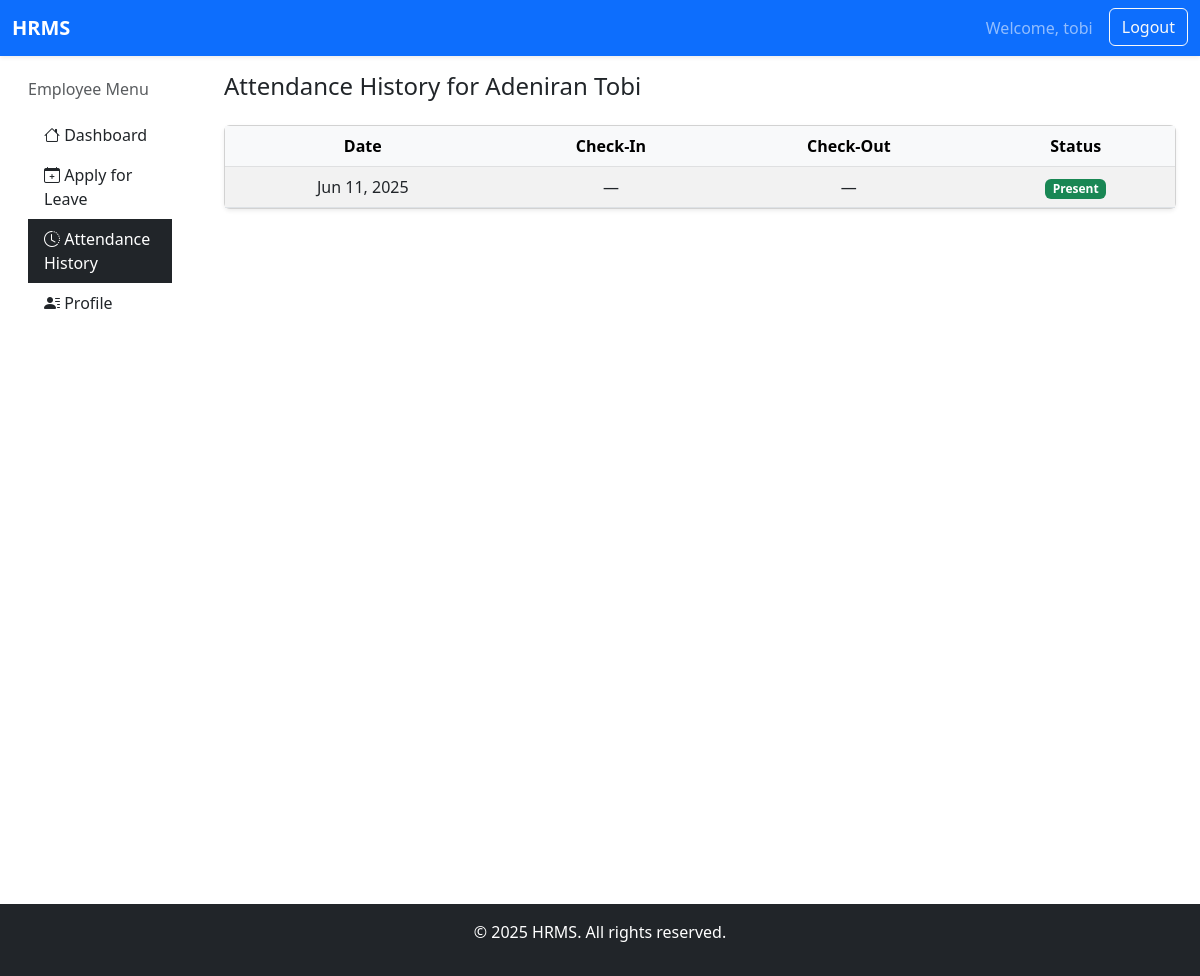
The app's page /attendance/ (signed in), older data.
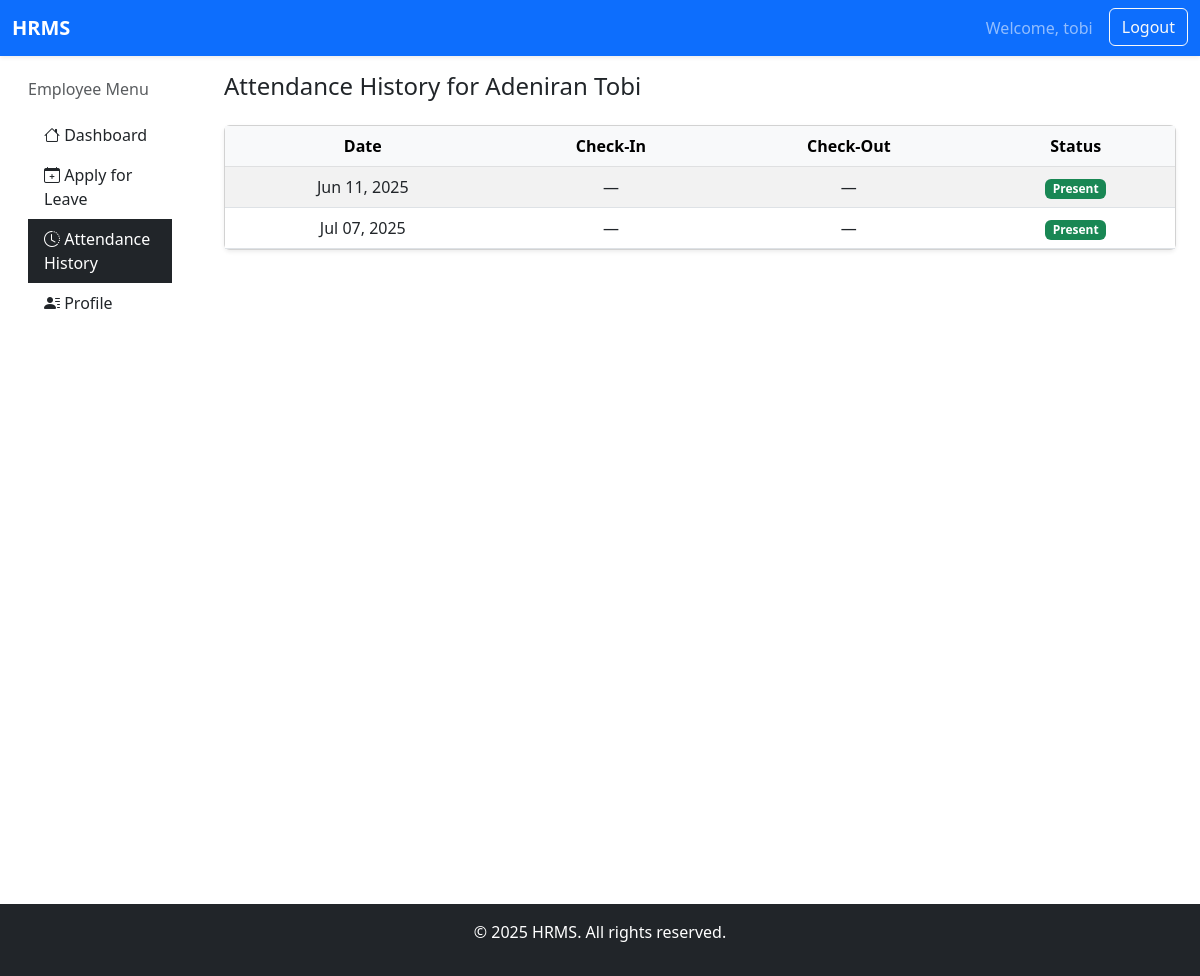
The same page, newer data.
### core/models.py (models this page shows, shortened)
class Attendance(models.Model):
    STATUS_CHOICES = [
        ('Present', 'Present'),
        ('Absent', 'Absent'),
    ]
    employee = models.ForeignKey(User, on_delete=models.CASCADE)
    date = models.DateField()
    status = models.CharField(max_length=10, choices=STATUS_CHOICES)
    class Meta:
        unique_together = ('employee', 'date')

### core/views.py (the view)
# urls.py: path('attendance/', views.my_attendance, name='attendance'),
@login_required
def my_attendance(request):
    employee = get_object_or_404(Employee, user=request.user)
    attendance_list = Attendance.objects.filter(employee=request.user)
    context = {"employee": employee, "attendance_list": attendance_list}
    return render(
        request,
        "core/attendance.html", context
    )

### templates/core/attendance.html (shortened to what this page needs)
{% extends "core/base.html" %}
{% block brand_link %}
<a class="navbar-brand" href="{% url 'hr_dashboard' %}"><b>HRMS</b></a>
{% endblock %}
{% block content %}
{% include "core/emp_sidebar.html" %}
<main class="col-md-9 ms-sm-auto col-lg-10 px-md-4 mt-3">
  <h4 class="mb-4">Attendance History for {{ employee.user.get_full_name }}</h4>
  <div class="card shadow-sm">
    <div class="card-body p-0">
      <div class="table-responsive">
        <table class="table table-striped table-hover mb-0 align-middle">
          <thead class="table-light text-center">
            <tr>
              <th>Date</th>
              <th>Check‑In</th>
              <th>Check‑Out</th>
              <th>Status</th>
            </tr>
          </thead>
          <tbody>
            {% for record in attendance_list %}
              <tr class="text-center">
                <td>{{ record.date|date:"M d, Y" }}</td>
                <td>{{ record.check_in|default:"—" }}</td>
                <td>{{ record.check_out|default:"—" }}</td>
                <td>
                  <span class="badge
                    {% if record.status == 'Present' %} bg-success
                    {% elif record.status == 'Late' %} bg-warning text-dark
                    {% elif record.status == 'Absent' %} bg-danger
                    {% else %} bg-info
                    {% endif %}">
                    {{ record.status }}
                  </span>
                </td>
              </tr>
            {% empty %}
              <tr>
                <td colspan="5" class="text-center py-4">No attendance records found.</td>
              </tr>
            {% endfor %}
          </tbody>
        </table>
      </div>
    </div>
  </div>
  </div>
{% endblock %}

Row changes from the older to the newer data that the page shows:
added Attendance: date "Jul 07, 2025", check_in "—", check_out "—", status "Present"
